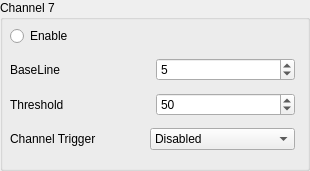
   <widget class="QGroupBox" name="groupBox_8">
    <property name="geometry">
     <rect>
      <x>940</x>
      <y>440</y>
      <width>310</width>
      <height>171</height>
     </rect>
    </property>
    <property name="title">
     <string>Channel 7</string>
    </property>
    <widget class="QWidget" name="layoutWidget_8">
     <property name="geometry">
      <rect>
       <x>10</x>
       <y>20</y>
       <width>285</width>
       <height>138</height>
      </rect>
     </property>
     <layout class="QVBoxLayout" name="verticalLayout_10">
      <item>
       <widget class="QRadioButton" name="radioButtonCh7Enable">
        <property name="text">
         <string>Enable</string>
        </property>
        <property name="checked">
         <bool>false</bool>
        </property>
        <property name="autoExclusive">
         <bool>false</bool>
        </property>
       </widget>
      </item>
      <item>
       <layout class="QHBoxLayout" name="horizontalLayout_28">
        <item>
         <widget class="QLabel" name="label_29">
          <property name="text">
           <string>BaseLine</string>
          </property>
         </widget>
        </item>
        <item>
         <widget class="QSpinBox" name="spinBoxBaselineCh7">
          <property name="maximum">
           <number>16384</number>
          </property>
          <property name="value">
           <number>5</number>
          </property>
         </widget>
        </item>
       </layout>
      </item>
      <item>
       <layout class="QHBoxLayout" name="horizontalLayout_29">
        <item>
         <widget class="QLabel" name="label_30">
          <property name="text">
           <string>Threshold</string>
          </property>
         </widget>
        </item>
        <item>
         <widget class="QSpinBox" name="spinBoxThresholdCh7">
          <property name="maximum">
           <number>16384</number>
          </property>
          <property name="value">
           <number>50</number>
          </property>
         </widget>
        </item>
       </layout>
      </item>
      <item>
       <layout class="QHBoxLayout" name="horizontalLayout_30">
        <item>
         <widget class="QLabel" name="label_31">
          <property name="text">
           <string>Channel Trigger</string>
          </property>
         </widget>
        </item>
        <item>
         <widget class="QComboBox" name="comboBoxExternalTriggerCh7">
          <property name="currentIndex">
           <number>2</number>
          </property>
          <item>
           <property name="text">
            <string>Acquisition Only</string>
           </property>
          </item>
          <item>
           <property name="text">
            <string>Acquisition &amp; TrigOut</string>
           </property>
          </item>
          <item>
           <property name="text">
            <string>Disabled</string>
           </property>
          </item>
         </widget>
        </item>
       </layout>
      </item>
     </layout>
    </widget>
   </widget>
